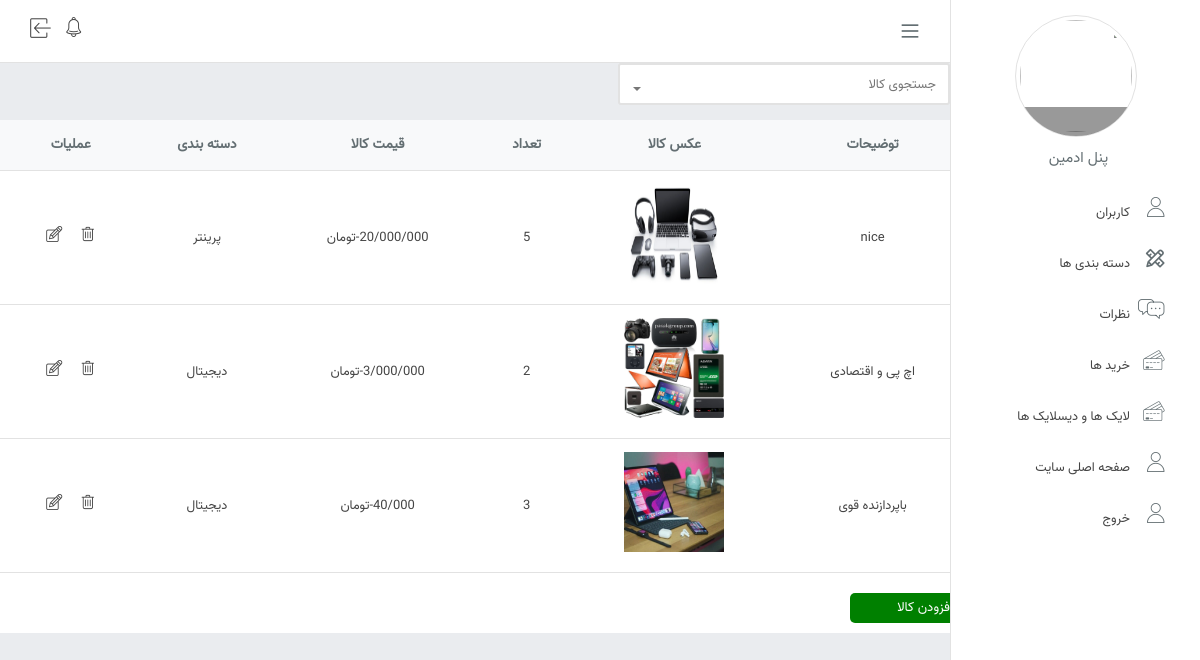
Page /views/panel.php on the committed database.
### tables this page shows
CREATE TABLE IF NOT EXISTS `products` (
  `id` int NOT NULL AUTO_INCREMENT,
  `name` varchar(100) NOT NULL,
  `description` text NOT NULL,
  `image` varchar(255) NOT NULL,
  `count` int NOT NULL,
  `price` bigint NOT NULL,
  `category_id` int NOT NULL,
  PRIMARY KEY (`id`)
);

CREATE TABLE IF NOT EXISTS `category` (
  `id` int NOT NULL AUTO_INCREMENT,
  `title` varchar(200) NOT NULL,
  `title_english` varchar(200) NOT NULL,
  PRIMARY KEY (`id`)
);

### controller/product.php (called while the page is built, shortened)
<?php
class products{
    public function all_product(){
         include("../partial/db.php");
         $List = [];
         $query = $conn->prepare("SELECT * FROM `products`");
         $query->execute();
         $products = $query->get_result();
         if($products->num_rows > 0){
            $items = $products->fetch_all();
            array_push($List,$items);
         }
         return $List[0] ?? [];
    }
}
?>

### views/panel.php (the view, shortened to what this page needs)
<!DOCTYPE html>
<html lang="fa">
<head>
<title>قالب پنل مدیریت</title>    <link rel="stylesheet" href="../css/style.css">
    <link rel="stylesheet" href="../css/responsive_991.css" media="(max-width:991px)">
    <link rel="stylesheet" href="../css/responsive_768.css" media="(max-width:768px)">
    <link rel="stylesheet" href="../css/font.css">
</head>
<body>
<div class="sidebar__nav border-top border-left  ">
    <div class="profile__info border cursor-pointer text-center">
        <div class="avatar__img"><img src="img/pro.jpg" class="avatar___img">
            <div class="box__camera default__avatar"></div>
        </div>
        <span class="profile__name">پنل ادمین</span>
    </div>
    <ul>
    <li class="item-li i-users"><a href="users.php"> کاربران</a></li>
        <li class="item-li i-categories"><a href="categories.php">دسته بندی ها</a></li>
        <li class="item-li i-comments"><a href="comments.php"> نظرات</a></li>
        <li class="item-li i-my__purchases"><a href="mypurchases.html">خرید ها</a></li>
        <li class="item-li i-my__purchases"><a href="users_likes.php">لایک ها و دیسلایک ها</a></li>
        <li class="item-li i-users"><a href="index.php">صفحه اصلی سایت</a></li>
        <li class="item-li i-users"><a href="loguot.php">خروج</a></li>
    </ul>
</div>
<div class="content">
    <div class="header d-flex item-center bg-white width-100 border-bottom padding-12-30">
        <div class="header__right d-flex flex-grow-1 item-center">
            <span class="bars"></span>
            <a class="header__logo" href="https://netcopy.ir"></a>
        </div>
        <div class="header__left d-flex flex-end item-center margin-top-2">
            <div class="notification margin-15">
                <a class="notification__icon"></a>
            </div>
            <a href="" class="logout" title="خروج"></a>
        </div>
    </div>
        <div class="t-header-search">
                <form action="search_product.php" method="get">
                    <div class="t-header-searchbox font-size-13">
                        <input type="text" class="text search-input__box font-size-13" placeholder="جستجوی کالا">
                    </div>
                </form>
            </div>
        </div>
        <div class="row bg-white no-gutters font-size-13">
            <div class="table__box">
                <table width="100%" class="table">
                    <thead role="rowgroup">
                    <tr role="row" class="title-row">
                        <th>نام کالا</th>
                        <th>توضیحات</th>
                        <th>عکس کالا</th>
                        <th>تعداد</th>
                        <th>قیمت کالا</th>
                        <th>دسته بندی</th>
                        <th>عملیات</th>
                    </tr>
                    </thead>
                    <tbody>
                        <?php
                        include("../controller/product.php");
                        include("../partial/db.php");
                        $item = new products(); $products = $item->all_product();
                        foreach($products as $product){
                                $stmt = $conn->prepare("SELECT * FROM `category` WHERE `id` = ?");
                                $stmt->bind_param("i", $product[6]);
                                $stmt->execute();
                                $result = $stmt->get_result();
                                $category_item = $result->fetch_assoc();
                        ?>
                        <tr>
                            <td><?= htmlspecialchars($product[1]) ?></td>
                            <td><?= htmlspecialchars($product[2]) ?></td>
                            <td><img src="<?= htmlspecialchars($product[3])?>" style="width: 100px; height: 100px" ></td>
                            <td><?= htmlspecialchars($product[4]) ?></td>
                            <td><?= htmlspecialchars(number_format($product[5],0,'.','/')) ?>-تومان</td>
                            <td><?= htmlspecialchars($category_item['title']) ?></td>
                             <td>
                                <a href="../controller/product_controller.php?id=<?= htmlspecialchars($product[0]) ?>&form-name=delete_product" class="item-delete mlg-15" title="حذف"></a>
                                <a href="edit_products.php?id=<?= htmlspecialchars($product[0]) ?>" class="item-edit " title="ویرایش"></a>
                            </td>
                        </tr>
                        <?php } ?>
                    </tbody>
                </table>
                <div class="add_product">
                    <a href="add_product.php">
                        <button type="button">افزودن کالا</button>
                    </a>
                </div>
            </div>
        </div>
</body>
</html>

### css/responsive_991.css (style rules this page uses)
.sidebar__nav { right: -250px; }
.content { margin-right: 0 !important; }
.bars { display: block !important; }

### css/responsive_768.css (style rules this page uses)
.content .header__logo { display: none; }
.t-header-search { width: 100%; }

### rows in the picture
products: description "nice", image (picture), count "5", price "20/000/000", category.title "پرینتر"
products: description "اچ پی و اقتصادی", image (picture), count "2", price "3/000/000", category.title "دیجیتال"
products: description "باپردازنده قوی", image (picture), count "3", price "40/000", category.title "دیجیتال"
